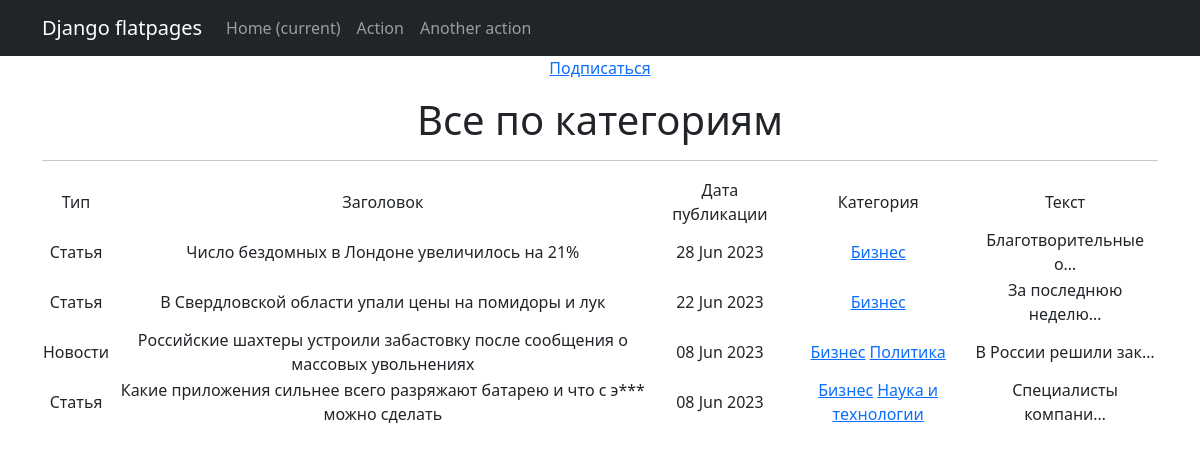
/news/categories/1/, run on the app's committed database.
### news/models.py (models this page shows, shortened)
class Post(models.Model):
    article = 'AR'
    news = 'NW'
    type_to_choice = [
        (article, 'Статья'),
        (news, 'Новости')
    ]
    author = models.ForeignKey(Author, on_delete=models.CASCADE)
    post_type = models.CharField(max_length=2, choices=type_to_choice, default='article')
    time_of_creation = models.DateTimeField(auto_now_add=True)
    categories = models.ManyToManyField(Category, through='PostCategory')
    title = models.CharField(max_length=255)
    text = models.TextField(default='none')
    post_rating = models.FloatField(default=0.0)

class Category(models.Model):
    name_of_category = models.CharField(max_length=100, unique=True)
    subscribers = models.ManyToManyField(User, blank=True, null=True, related_name="categories")

### news/views.py (the view)
# urls.py: path('categories/<int:pk>/', CategoryListView.as_view(), name='category_list'),
class CategoryListView (ListView):
    model = Post
    template_name = "category_list.html"
    context_object_name = "category_news_list"
    def get_queryset(self):
        self.category = get_object_or_404(Category,id=self.kwargs['pk'])
        queryset = Post.objects.filter(categories=self.category).order_by('-time_of_creation')
        return queryset
    def get_context_data(self, **kwargs):
        context = super().get_context_data(**kwargs)
        context["is_not_subscriber"] = self.request.user not in self.category.subscribers.all()
        context['category'] = self.category
        return context

### news/templatetags/custom_filters.py (called while the page is built)
@register.filter()
def censor(value):
    bad_words = ['грибок', 'бля', 'этим', 'блин']
    try:
        if not isinstance(value, str):
            raise CensorException('Цензурироваться может только строковой тип данных (str).')
        for word in bad_words:
            if word.lower() in bad_words:
                value = value.replace(word, f"{word[0]}{'*' * (len(word) - 1)}")
        return value
    except CensorException as e:
        print(e)

### templates/category_list.html (shortened to what this page needs)
{% extends 'flatpages/default.html' %}
{% load custom_filters %}
{% load custom_tags %}
{% block content %}
   {% if is_not_subscriber %}
        <p class="text-center"><a href="{%url 'subscribe' category.id %}" class="button">Подписаться</a></p>
   {% endif %}
   <h1>Все по категориям</h1>
   <hr>
   {% if category_news_list %}
       <table>
           <tr>
               <td>Тип</td>
               <td>Заголовок</td>
               <td>Дата публикации</td>
               <td>Категория</td>
               <td>Текст</td>
           </tr>
           {% for post in category_news_list %}
           <tr>
               <td>{{ post.get_post_type_display }}</td>
               <td>{{ post.title|censor }}</td>
               <td>{{ post.time_of_creation|date:'d M Y' }}</td>
               <td>{% for category in post.categories.all %}
                   <a href="{% url 'category_list' category.id %}">{{category.name_of_category}}</a>
               {% endfor %}</td>
               <td>{{ post.text|censor| truncatechars:20}}</td>
           </tr>
           {% endfor %}
       </table>
   {% else %}
       <h2>Новостей нет!</h2>
   {% endif %}
{% endblock content %}

### data on the page
Post: post_type "Статья", title|censor "Число бездомных в Лондоне увеличилось на 21%", time_of_creation "28 Jun 2023", text|censor "Благотворительные о…"
Category: name_of_category "Бизнес"
Post: post_type "Статья", title|censor "В Свердловской области упали цены на помидоры и лук", time_of_creation "22 Jun 2023", text|censor "За последнюю неделю…"
Post: post_type "Новости", title|censor "Российские шахтеры устроили забастовку после сообщения о массовых увольнениях", time_of_creation "08 Jun 2023", text|censor "В России решили зак…"
Category: name_of_category "Политика"
Post: post_type "Статья", title|censor "Какие приложения сильнее всего разряжают батарею и что с э*** можно сделать", time_of_creation "08 Jun 2023", text|censor "Специалисты компани…"
Category: name_of_category "Наука и технологии"
